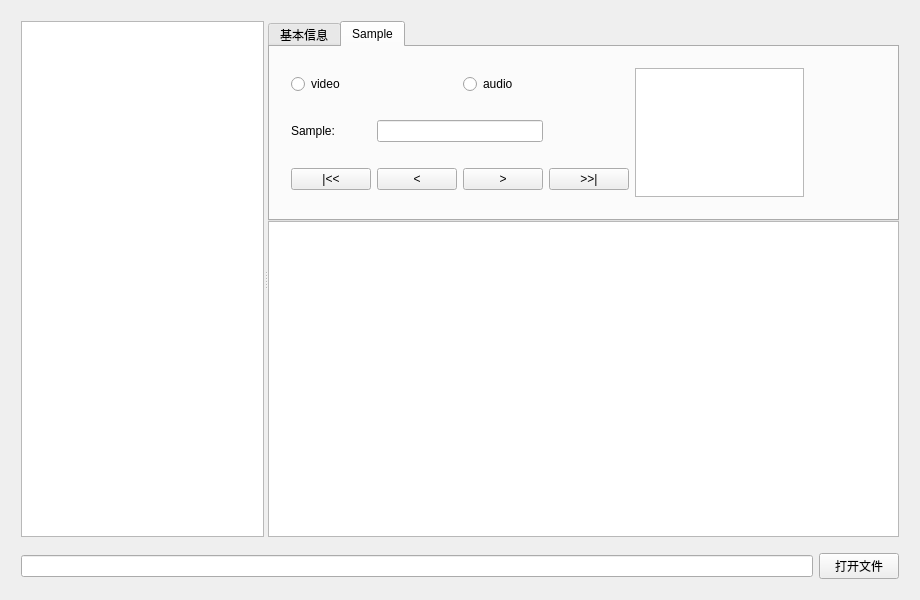
<?xml version="1.0" encoding="UTF-8"?>
<ui version="4.0">
 <class>MainWindow</class>
 <widget class="QMainWindow" name="MainWindow">
  <property name="geometry">
   <rect>
    <x>0</x>
    <y>0</y>
    <width>920</width>
    <height>600</height>
   </rect>
  </property>
  <property name="windowTitle">
   <string>MediaParser</string>
  </property>
  <widget class="QWidget" name="centralwidget">
   <layout class="QGridLayout" name="gridLayout">
    <item row="0" column="0">
     <layout class="QVBoxLayout" name="verticalLayout">
      <property name="leftMargin">
       <number>10</number>
      </property>
      <property name="topMargin">
       <number>10</number>
      </property>
      <property name="rightMargin">
       <number>10</number>
      </property>
      <property name="bottomMargin">
       <number>10</number>
      </property>
      <item>
       <widget class="QSplitter" name="splitter">
        <property name="orientation">
         <enum>Qt::Horizontal</enum>
        </property>
        <widget class="QTreeWidget" name="structTree">
         <property name="sizeAdjustPolicy">
          <enum>QAbstractScrollArea::AdjustToContents</enum>
         </property>
         <attribute name="headerVisible">
          <bool>false</bool>
         </attribute>
         <column>
          <property name="text">
           <string notr="true">1</string>
          </property>
         </column>
        </widget>
        <widget class="QWidget" name="widget" native="true">
         <layout class="QVBoxLayout" name="verticalLayout_2">
          <property name="spacing">
           <number>0</number>
          </property>
          <property name="leftMargin">
           <number>0</number>
          </property>
          <property name="topMargin">
           <number>0</number>
          </property>
          <property name="rightMargin">
           <number>0</number>
          </property>
          <property name="bottomMargin">
           <number>0</number>
          </property>
          <item>
           <widget class="QTabWidget" name="tabWidget">
            <property name="minimumSize">
             <size>
              <width>0</width>
              <height>200</height>
             </size>
            </property>
            <property name="maximumSize">
             <size>
              <width>16777215</width>
              <height>200</height>
             </size>
            </property>
            <property name="currentIndex">
             <number>1</number>
            </property>
            <widget class="QWidget" name="baseInfoTab">
             <attribute name="title">
              <string>基本信息</string>
             </attribute>
             <layout class="QGridLayout" name="gridLayout_3">
              <property name="leftMargin">
               <number>0</number>
              </property>
              <property name="topMargin">
               <number>0</number>
              </property>
              <property name="rightMargin">
               <number>0</number>
              </property>
              <property name="bottomMargin">
               <number>0</number>
              </property>
              <property name="spacing">
               <number>0</number>
              </property>
              <item row="0" column="0">
               <widget class="QTextEdit" name="baseInfoTextEdit">
                <property name="readOnly">
                 <bool>true</bool>
                </property>
               </widget>
              </item>
             </layout>
            </widget>
            <widget class="QWidget" name="sampleTab">
             <attribute name="title">
              <string>Sample</string>
             </attribute>
             <widget class="QWidget" name="layoutWidget">
              <property name="geometry">
               <rect>
                <x>10</x>
                <y>10</y>
                <width>535</width>
                <height>151</height>
               </rect>
              </property>
              <layout class="QHBoxLayout" name="horizontalLayout_2">
               <item>
                <layout class="QGridLayout" name="gridLayout_2">
                 <property name="verticalSpacing">
                  <number>20</number>
                 </property>
                 <item row="0" column="0" colspan="2">
                  <widget class="QRadioButton" name="radioVideo">
                   <property name="text">
                    <string>video</string>
                   </property>
                  </widget>
                 </item>
                 <item row="1" column="0">
                  <widget class="QLabel" name="label">
                   <property name="text">
                    <string>Sample:</string>
                   </property>
                  </widget>
                 </item>
                 <item row="2" column="0">
                  <widget class="QPushButton" name="homeButton">
                   <property name="text">
                    <string>|&lt;&lt;</string>
                   </property>
                  </widget>
                 </item>
                 <item row="2" column="1">
                  <widget class="QPushButton" name="prevButton">
                   <property name="text">
                    <string>&lt;</string>
                   </property>
                  </widget>
                 </item>
                 <item row="2" column="2">
                  <widget class="QPushButton" name="nextButton">
                   <property name="text">
                    <string>&gt;</string>
                   </property>
                  </widget>
                 </item>
                 <item row="2" column="3">
                  <widget class="QPushButton" name="endButton">
                   <property name="text">
                    <string>&gt;&gt;|</string>
                   </property>
                  </widget>
                 </item>
                 <item row="1" column="1" colspan="2">
                  <widget class="QLineEdit" name="lineEditSample">
                   <property name="alignment">
                    <set>Qt::AlignRight|Qt::AlignTrailing|Qt::AlignVCenter</set>
                   </property>
                  </widget>
                 </item>
                 <item row="0" column="2" colspan="2">
                  <widget class="QRadioButton" name="radioAudio">
                   <property name="text">
                    <string>audio</string>
                   </property>
                  </widget>
                 </item>
                </layout>
               </item>
               <item>
                <widget class="QTextEdit" name="textEditSampleInfo">
                 <property name="readOnly">
                  <bool>true</bool>
                 </property>
                </widget>
               </item>
              </layout>
             </widget>
            </widget>
           </widget>
          </item>
          <item>
           <widget class="QTextEdit" name="hexView">
            <property name="lineWrapMode">
             <enum>QTextEdit::NoWrap</enum>
            </property>
            <property name="readOnly">
             <bool>true</bool>
            </property>
           </widget>
          </item>
         </layout>
        </widget>
       </widget>
      </item>
      <item>
       <layout class="QHBoxLayout" name="horizontalLayout">
        <property name="leftMargin">
         <number>0</number>
        </property>
        <property name="topMargin">
         <number>10</number>
        </property>
        <property name="rightMargin">
         <number>0</number>
        </property>
        <property name="bottomMargin">
         <number>0</number>
        </property>
        <item>
         <widget class="QLineEdit" name="filePathEdit">
          <property name="readOnly">
           <bool>true</bool>
          </property>
         </widget>
        </item>
        <item>
         <widget class="QPushButton" name="openButton">
          <property name="text">
           <string>打开文件</string>
          </property>
         </widget>
        </item>
       </layout>
      </item>
     </layout>
    </item>
   </layout>
  </widget>
 </widget>
 <layoutdefault spacing="6" margin="11"/>
 <tabstops>
  <tabstop>openButton</tabstop>
  <tabstop>filePathEdit</tabstop>
  <tabstop>structTree</tabstop>
 </tabstops>
 <resources/>
 <connections/>
</ui>
